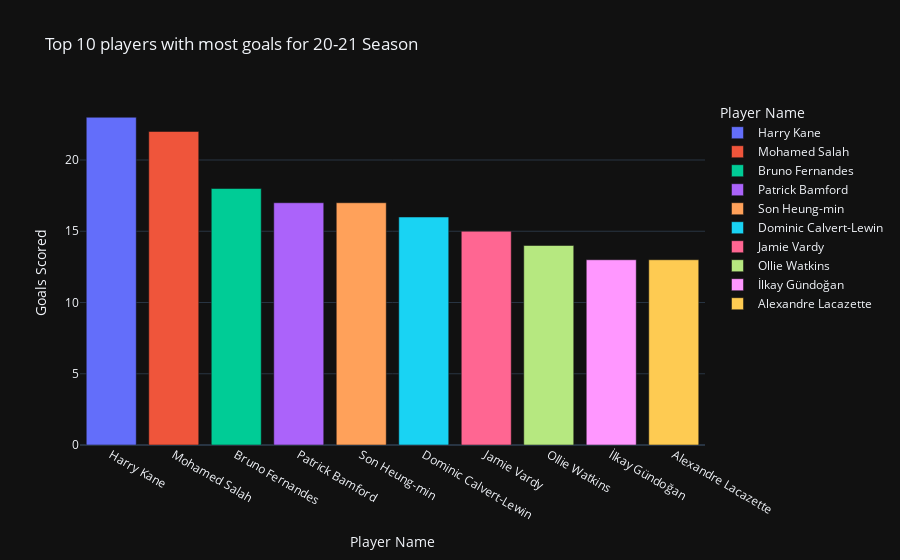

The cell this chart's notebook holds for it:
### Code cell
#Exploratory Data Analysis:

#1. Top 10 players with most goals for the season:


top10=df.sort_values(by="Goals",ascending=False).head(10)

px.bar(top10,x="Name",y="Goals",color="Name",title="Top 10 players with most goals for 20-21 Season",
       template="plotly_dark",labels={"Goals":"Goals Scored","Name":"Player Name"})

### Figure 1 — Plotly figure (JSON) as saved in the notebook; plotly's stock layout.template omitted (floating-point values rounded to 4 significant figures)
{"data": [{"alignmentgroup": "True", "hovertemplate": "Player Name=%{x}<br>Goals Scored=%{y}<extra></extra>", "legendgroup": "Harry Kane", "marker": {"color": "#636efa", "pattern": {"shape": ""}}, "name": "Harry Kane", "offsetgroup": "Harry Kane", "orientation": "v", "showlegend": true, "textposition": "auto", "type": "bar", "x": ["Harry Kane"], "xaxis": "x", "y": [23], "yaxis": "y"}, {"alignmentgroup": "True", "hovertemplate": "Player Name=%{x}<br>Goals Scored=%{y}<extra></extra>", "legendgroup": "Mohamed Salah", "marker": {"color": "#EF553B", "pattern": {"shape": ""}}, "name": "Mohamed Salah", "offsetgroup": "Mohamed Salah", "orientation": "v", "showlegend": true, "textposition": "auto", "type": "bar", "x": ["Mohamed Salah"], "xaxis": "x", "y": [22], "yaxis": "y"}, {"alignmentgroup": "True", "hovertemplate": "Player Name=%{x}<br>Goals Scored=%{y}<extra></extra>", "legendgroup": "Bruno Fernandes", "marker": {"color": "#00cc96", "pattern": {"shape": ""}}, "name": "Bruno Fernandes", "offsetgroup": "Bruno Fernandes", "orientation": "v", "showlegend": true, "textposition": "auto", "type": "bar", "x": ["Bruno Fernandes"], "xaxis": "x", "y": [18], "yaxis": "y"}, {"alignmentgroup": "True", "hovertemplate": "Player Name=%{x}<br>Goals Scored=%{y}<extra></extra>", "legendgroup": "Patrick Bamford", "marker": {"color": "#ab63fa", "pattern": {"shape": ""}}, "name": "Patrick Bamford", "offsetgroup": "Patrick Bamford", "orientation": "v", "showlegend": true, "textposition": "auto", "type": "bar", "x": ["Patrick Bamford"], "xaxis": "x", "y": [17], "yaxis": "y"}, {"alignmentgroup": "True", "hovertemplate": "Player Name=%{x}<br>Goals Scored=%{y}<extra></extra>", "legendgroup": "Son Heung-min", "marker": {"color": "#FFA15A", "pattern": {"shape": ""}}, "name": "Son Heung-min", "offsetgroup": "Son Heung-min", "orientation": "v", "showlegend": true, "textposition": "auto", "type": "bar", "x": ["Son Heung-min"], "xaxis": "x", "y": [17], "yaxis": "y"}, {"alignmentgroup": "True", "hovertemplate": "Player Name=%{x}<br>Goals Scored=%{y}<extra></extra>", "legendgroup": "Dominic Calvert-Lewin", "marker": {"color": "#19d3f3", "pattern": {"shape": ""}}, "name": "Dominic Calvert-Lewin", "offsetgroup": "Dominic Calvert-Lewin", "orientation": "v", "showlegend": true, "textposition": "auto", "type": "bar", "x": ["Dominic Calvert-Lewin"], "xaxis": "x", "y": [16], "yaxis": "y"}, {"alignmentgroup": "True", "hovertemplate": "Player Name=%{x}<br>Goals Scored=%{y}<extra></extra>", "legendgroup": "Jamie Vardy", "marker": {"color": "#FF6692", "pattern": {"shape": ""}}, "name": "Jamie Vardy", "offsetgroup": "Jamie Vardy", "orientation": "v", "showlegend": true, "textposition": "auto", "type": "bar", "x": ["Jamie Vardy"], "xaxis": "x", "y": [15], "yaxis": "y"}, {"alignmentgroup": "True", "hovertemplate": "Player Name=%{x}<br>Goals Scored=%{y}<extra></extra>", "legendgroup": "Ollie Watkins", "marker": {"color": "#B6E880", "pattern": {"shape": ""}}, "name": "Ollie Watkins", "offsetgroup": "Ollie Watkins", "orientation": "v", "showlegend": true, "textposition": "auto", "type": "bar", "x": ["Ollie Watkins"], "xaxis": "x", "y": [14], "yaxis": "y"}, {"alignmentgroup": "True", "hovertemplate": "Player Name=%{x}<br>Goals Scored=%{y}<extra></extra>", "legendgroup": "İlkay Gündoğan", "marker": {"color": "#FF97FF", "pattern": {"shape": ""}}, "name": "İlkay Gündoğan", "offsetgroup": "İlkay Gündoğan", "orientation": "v", "showlegend": true, "textposition": "auto", "type": "bar", "x": ["İlkay Gündoğan"], "xaxis": "x", "y": [13], "yaxis": "y"}, {"alignmentgroup": "True", "hovertemplate": "Player Name=%{x}<br>Goals Scored=%{y}<extra></extra>", "legendgroup": "Alexandre Lacazette", "marker": {"color": "#FECB52", "pattern": {"shape": ""}}, "name": "Alexandre Lacazette", "offsetgroup": "Alexandre Lacazette", "orientation": "v", "showlegend": true, "textposition": "auto", "type": "bar", "x": ["Alexandre Lacazette"], "xaxis": "x", "y": [13], "yaxis": "y"}], "layout": {"barmode": "relative", "legend": {"title": {"text": "Player Name"}, "tracegroupgap": 0}, "title": {"text": "Top 10 players with most goals for 20-21 Season"}, "xaxis": {"anchor": "y", "categoryarray": ["Harry Kane", "Mohamed Salah", "Bruno Fernandes", "Patrick Bamford", "Son Heung-min", "Dominic Calvert-Lewin", "Jamie Vardy", "Ollie Watkins", "İlkay Gündoğan", "Alexandre Lacazette"], "categoryorder": "array", "domain": [0, 1], "title": {"text": "Player Name"}}, "yaxis": {"anchor": "x", "domain": [0, 1], "title": {"text": "Goals Scored"}}}}
